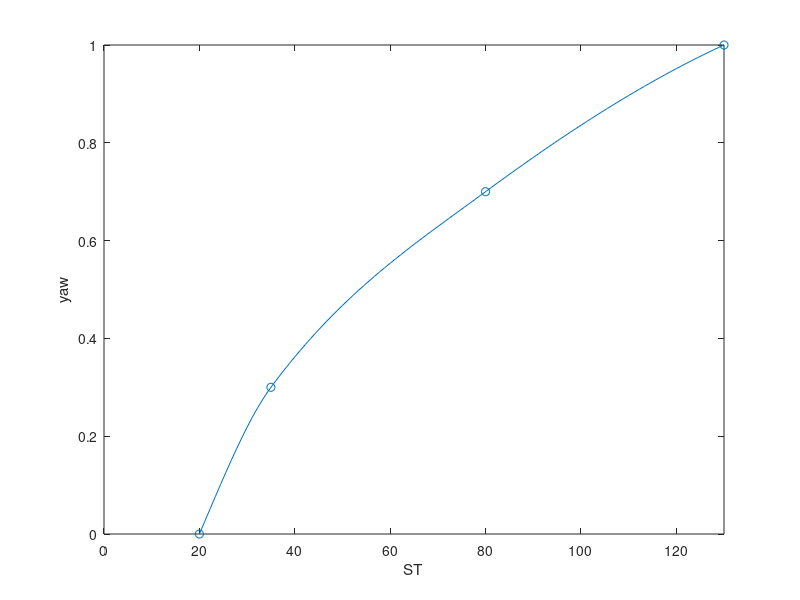
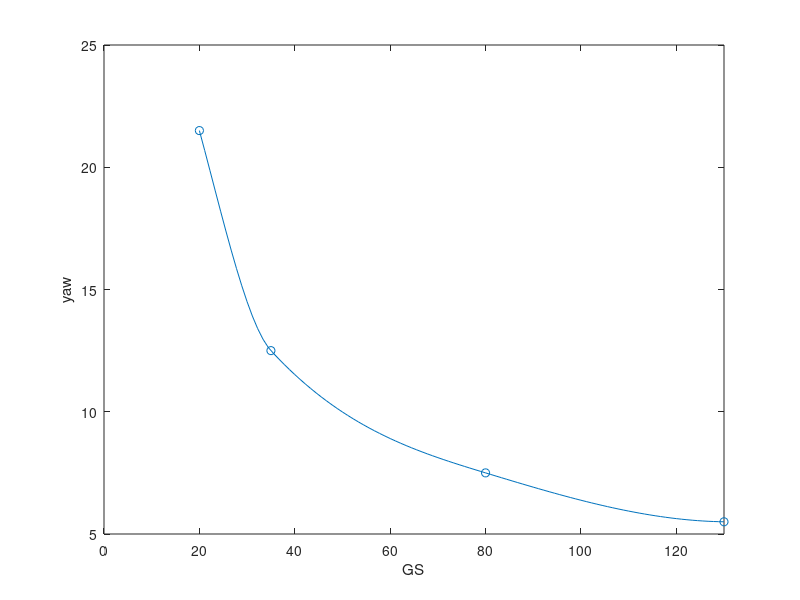
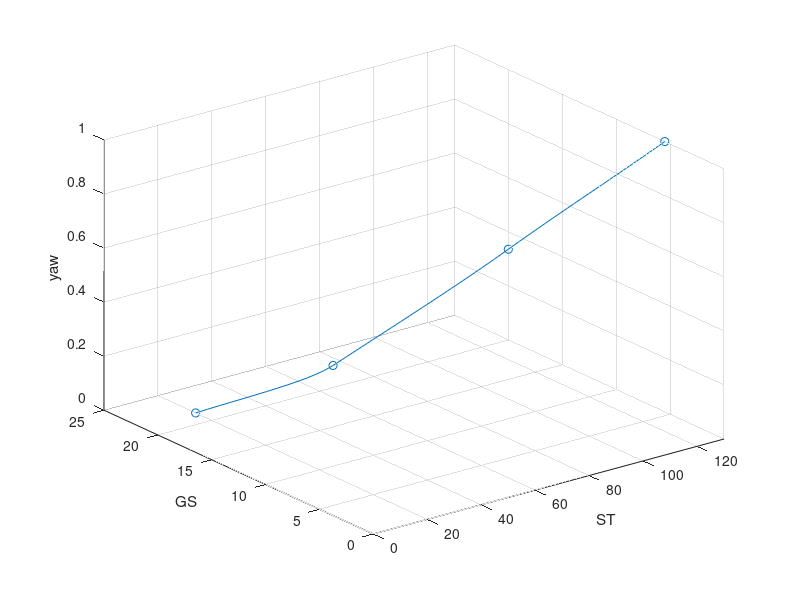
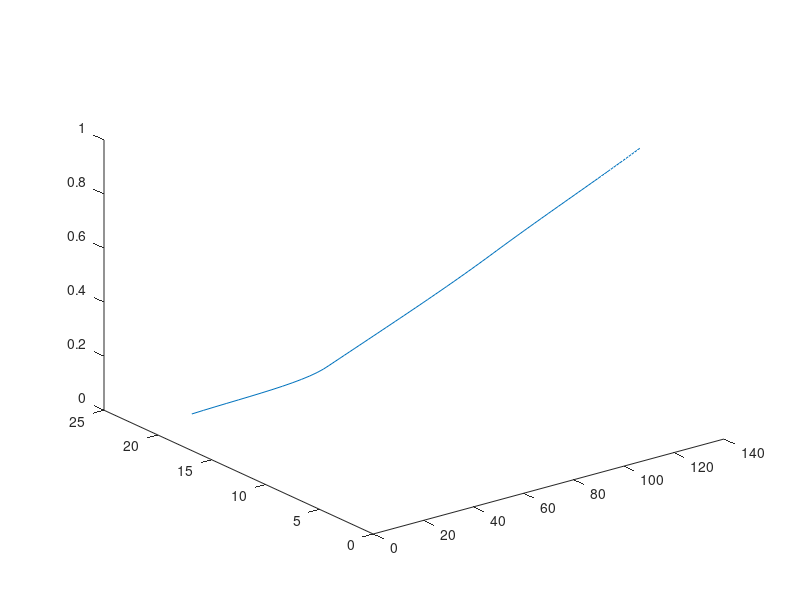

The MATLAB source for these figures, in order: (Note: this script raises an error after producing the figures.)
% x = ST
% y = GS
% z = split
%   0 is 50:50, 1 is max split

%% Params
ST_max = 130;
GS_max = 25;

%% pick 4 points
p1 = [20 21.5 0];
p2 = [35 12.5 .3];
p3 = [80 7.5 .7];
p4 = [130 5.5 1];
cpts = [p1; p2; p3; p4];

%% curve fit
% curve fit z=f(x)
zfx = @(x) (interp1(cpts(:,1), cpts(:,3), x, "pchip"));
% curve fit y = f(x)
yfx = @(x) (interp1(cpts(:,1), cpts(:,2), x, "pchip"));
% invert curve fit y = f(x) to get x = f(y);
function x = xfy_func(y, cpts, yfx)
    p1 = cpts(1,:);
    pf = cpts(end,:);
    % if y < p4(2) || y > p1(2)
        % x = NaN;
    % else
    y = snip(y, pf(2), p1(2));
    x = fzero(@(x)(yfx(x)-y), [p1(1), pf(1)]);
    % end
end
xfy = @(yarr) (arrayfun(@(y) (xfy_func(y, cpts, yfx)), yarr));

% plotting
xcurve = linspace(p1(1),ST_max,100);
zcurve = zfx(xcurve);
ycurve = yfx(xcurve);

figure(3)
hold off 
plot(xcurve, zcurve);
hold on
scatter(cpts(:,1), cpts(:,3))
xlim([0, ST_max])
xlabel("ST")
ylabel("yaw")

figure(4)
hold off 
plot(xcurve, ycurve);
hold on
scatter(cpts(:,1), cpts(:,2))
xlim([0, ST_max])
xlabel("GS")
ylabel("yaw")

figure(5)
hold off
plot3(xcurve, ycurve, zcurve)
hold on
scatter3(cpts(:,1), cpts(:,2), cpts(:,3))
xlim([0, ST_max])
ylim([0, GS_max])
zlim([0, inf])
xlabel("ST")
ylabel("GS")
zlabel("yaw")
grid

%% contol region - secant lines in only y
maxsty =  @(yarr) ( arrayfun( @(y)(interp1([0, p4(2), p1(2)], [1, 1, 0], y)), yarr));
function z = ctrl_func(x, y, cpts, xfy, yfx, zfx, maxsty)
    p1 = cpts(1,:);
    pf = cpts(end,:);
    if y >= p1(2) % high speed 0
        z = 0;
    elseif x <= p1(1) % low ST 0
        z = 0;
    elseif y >= yfx(x)
        z = interp1([p1(1), xfy(y)], [0, zfx(xfy(y))], x, "linear", "extrap");
        z = NaN;
    else
        % z = interp1([p1(1), xfy(y)], [0, maxsty(y)], x, "linear", "extrap");
        z = zfx(x);
    end
end
ctrl = @(x, y) (ctrl_func(x, y, cpts, xfy, yfx, zfx, maxsty));

% plot test
[xf,  yf] = meshgrid(linspace(0, ST_max, 27), linspace(0, GS_max, 51));
[x1, y1] = meshgrid(linspace(0, p4(1), 40), linspace(0, p1(2), 40));
outside1 = yf > yfx(xf);
% z1 = aofx .* y1;
% z1 = afx(x1(1,:)) .* y1;
% z1(outside1) = NaN;
% z2 = bofy' .* x1;
% z2 = bfy(y1(:,1)) .* x1;
% z2(outside1) = NaN;
% zavg = (z1 + z2) / 2;
% zavg = @(x,y)( (bfy(y).*x) );

% hold off
% surf(x1, y1, z1, FaceAlpha=.5);
% hold on
% surf(x1, y1, z2, FaceAlpha=.5);
figure(6)
hold off
plot3(xcurve, ycurve, zcurve, LineWidth=3, Color="red")
hold on
% zavg_plot = zavg(xf, yf);
zavg_plot = arrayfun(ctrl, xf, yf);
% zavg_plot(outside1) = NaN;
surf(xf, yf, zavg_plot)
xlabel("ST")
ylabel("GS")
zlabel("yaw")
xlim([0, ST_max])
ylim([0, GS_max])
zlim([0, 2])

%% Loss of traction region
function z = notr_func(x, y, xfy, zfx, maxsty, cpts, ST_max)
    pf = cpts(end,:);
    if y <= pf(2)
        z = pf(3);
    else
        z = interp1([xfy(y), ST_max], [zfx(xfy(y)), maxsty(y)], x, "linear", "extrap");
    end
end

notr = @(x,y) (notr_func(x, y, xfy, zfx, maxsty, cpts, ST_max));
znotr = arrayfun(notr, xf, yf);

figure(8)
hold off
surf(xf, yf, znotr)
hold on
plot3(xcurve, ycurve, zcurve, LineWidth=3, Color="red")
xlabel("ST")
ylabel("GS")
zlabel("yaw")
xlim([0, ST_max])
ylim([0, GS_max])
zlim([0, 2])

%% Combine
% function that takes min of all three regions, and extrapolates outside of it
function z = zcomb_func(x, y, ctrl, notr, cpts)
    p1 = cpts(1, :);
    pf = cpts(end, :);
    x = min(x, pf(1));
    z1 = ctrl(x, y);
    z2 = notr(x, y);
    z = min(z1, z2);
end
zcomb = @(x, y) (zcomb_func(x, y, ctrl, notr, cpts));
figure(9)
hold off
surf(xf, yf, zavg_plot, FaceAlpha=.5)
hold on
surf(xf, yf, znotr, FaceAlpha=.5)
figure(10)
z_all = zeros([size(xf), 2]);
z_all(:,:,1) = zavg_plot;
z_all(:,:,2) = znotr;

%  === real output calcs for table
zplot_half = arrayfun(zcomb, xf, yf);
% ===

hold off
surf(xf, yf, zplot_half)
hold on
plot3(xcurve, ycurve, zcurve, LineWidth=3, Color="red")

figure(11)
x_both = [-flip(xf,2), xf(:,2:end)];
y_both = [flip(yf,2), yf(:,2:end)];
zplot_full = [-flip(zplot_half, 2), zplot_half(:,2:end)];
surf(x_both, y_both, zplot_full)
set(gcf, "Theme", "Light")
xlabel("Steering Wheel Angle [Deg]")
ylabel("Groundpseed [m/s]")
zlabel("Left-Right Torque Distribution")
fontsize(scale = 1.5)
xlim([-130,130])
saveas(gcf, "split_table.png")

%% Output
ST_brkpt_split = xf(1,:);
GS_brkpt_split = yf(:,1);
split_table = zplot_half;
save("TV_26_split_table", "ST_brkpt_split", "GS_brkpt_split", "split_table")
